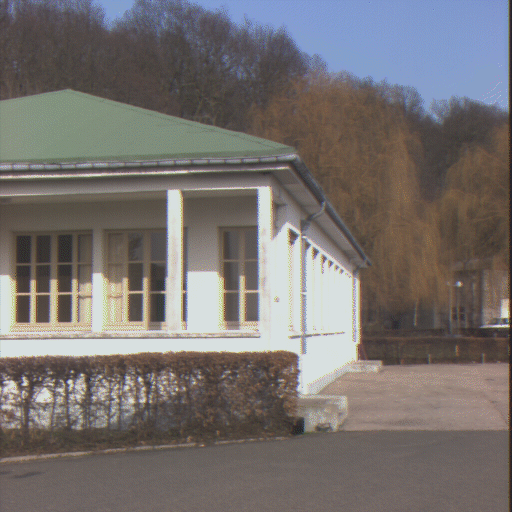
%> input picture computer vision/exercise/ex6/ex6/batinria0.tif, 512 x 512 px
$ octave main.m   (GNU Octave 9; MATLAB toolbox functions it lacks are replaced by stand-ins)
%> lines starting %> are read from the running program, lines starting %| are printed output that depends on the picture
### computer vision/exercise/ex6/ex6/reconstruction.m
function reconstruction(R, T, x1, y1, x2, y2, nPoints)
% reconstruction the 3-D coordinate system

% construct the matrix M

M = zeros(3 * nPoints, nPoints + 1);

for i=1:nPoints
    M(3*i-2:3*i, i) = hat([x2(i), y2(i), 1]') * R * [x1(i), y1(i), 1]';
    M(3*i-2:3*i, nPoints + 1) = hat([x2(i), y2(i), 1]') * T;
end


% matlab automatically change it into a decreasing order
[V, D] = eig(M' * M);
lambda1 = V(1:nPoints, 1);
gamma = V(nPoints+1, 1);

% Determine correct combination of R and T:
% If you use the predefined point pairs, only checking lambda1 will give
% you three solutions. Two of them are incorrect, which can be seen if you
% show the reconstructed 3D points also in the second camera coordinate system.
% You will find some points have negative depth there.

if lambda1 >= zeros(nPoints, 1)
    display(R);
    display(T);
    display(lambda1);
    % Visualize the 3D points in the first camera coordinate system:
    figure; plot3(lambda1.*x1,lambda1.*y1,lambda1,'b+');
    axis equal; xlabel('x'); ylabel('y'); zlabel('z');

    % Visualize the 3D points in the second camera coordinate system.
    figure; hold on;
    axis equal; xlabel('x'); ylabel('y'); zlabel('z');

    for i = 1:nPoints
        X2 = lambda1(i)*R*[x1(i); y1(i); 1] + gamma*T; % Slide 17
        display(X2);
        plot3(X2(1), X2(2), X2(3), 'g+');
    end

    hold off;
end


end

function [x_hat] = hat(x)

x_hat = [0, -x(3), x(2); x(3), 0, -x(1); -x(2), x(1), 0];

end

### computer vision/exercise/ex6/ex6/getpoints2.m
function [ x1, y1, x2, y2 ] = getpoints2()

% get predefined points


x1 = [
   10.0000
   92.0000
    8.0000
   92.0000
  289.0000
  354.0000
  289.0000
  353.0000
   69.0000
  294.0000
   44.0000
  336.0000
  ];

y1 = [
  232.0000
  230.0000
  334.0000
  333.0000
  230.0000
  278.0000
  340.0000
  332.0000
   90.0000
  149.0000
  475.0000
  433.0000
    ];

x2 = [
  123.0000
  203.0000
  123.0000
  202.0000
  397.0000
  472.0000
  398.0000
  472.0000
  182.0000
  401.0000
  148.0000
  447.0000
    ];

y2 = [
  239.0000
  237.0000
  338.0000
  338.0000
  236.0000
  286.0000
  348.0000
  341.0000
   99.0000
  153.0000
  471.0000
  445.0000
    ];

end

### computer vision/exercise/ex6/ex6/main.m
%read the image

image1 = double(imread('batinria0.tif'));
image2 = double(imread('batinria1.tif'));
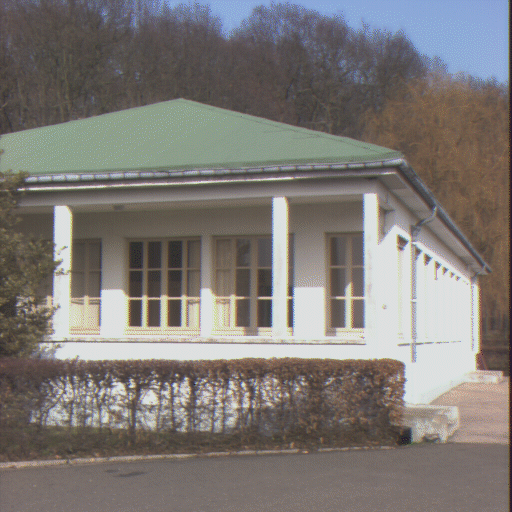
%> input picture computer vision/exercise/ex6/ex6/batinria1.tif, 512 x 512 px

nPoints = 12;

[x1, y1, x2, y2] = getpoints2();

figure
imshow(uint8(image1));
hold on
plot(x1, y1, 'r+');
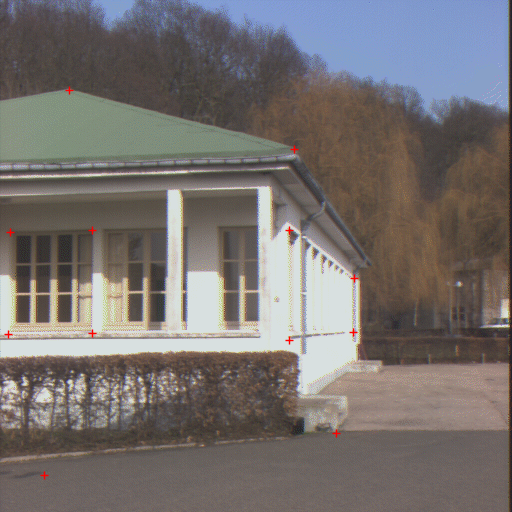
%> figure redrawn from the program's plot data
hold off

figure
imshow(uint8(image2));
hold on
plot(x2, y2, 'r+');
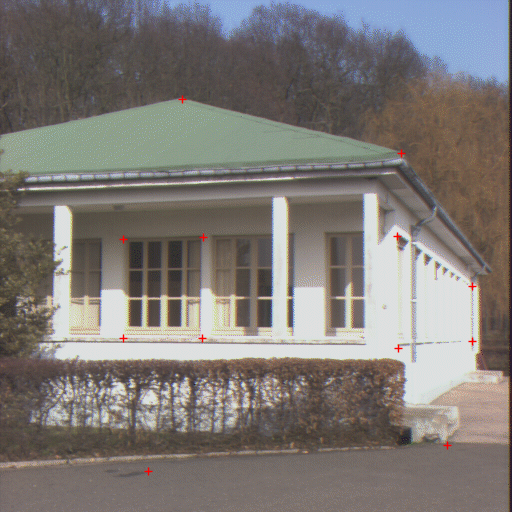
%> figure redrawn from the program's plot data
hold off

% Intrinsic camera parameter matrices
K1 = [844.310547 0 243.413315; 0 1202.508301 281.529236; 0 0 1];
K2 = [852.721008 0 252.021805; 0 1215.657349 288.587189; 0 0 1];

% compute an approximation of the essential matrix

% construct the Ki matrix

% Attention! The coordinate we will use as x1, x2 are not IMAGE COORDINATE!
% But a 3-D point, but according to the set of the PREIMAGE, we can regard
% the z-axis of x1, x2 as 1, just to modify lambda

% compute X
for i=1:nPoints
    l = K1^-1 * [x1(i), y1(i), 1]';
    r = K2^-1 * [x2(i), y2(i), 1]';
    % without a typical lambda, we just got the X with the z-axis as 1
    x1(i) = l(1);
    y1(i) = l(2);
    x2(i) = r(1);
    y2(i) = r(2);
end

Ki = zeros(12, 9);
for i=1:nPoints
    a = kron([x1(i), y1(i), 1]', [x2(i), y2(i), 1]');
    Ki(i, :) = a(:);
end

% svd decomposition and unstack E_s to get E

[u_ki, s_ki, v_ki] = svd(Ki);

E_s = zeros(9, 1);
E_s(:) = v_ki(:, 9);
E = reshape(E_s, 3,3);

% svd decomposition of E

[u_e, s_e, v_e] = svd(E);
diaganal = diag(s_e);
diaganal = sort(diaganal);
sigma = 0.5 * (diaganal(2) + diaganal(3));

% projection onto unit essential space
Sigma = diag([1, 1, 0]);
E_projection = u_e * Sigma * v_e';


Rz_1 = [0, -1, 0; 1, 0, 0; 0, 0, 1];
Rz_2 = [0, 1, 0; -1, 0, 0; 0, 0, 1];

% there are 4 possible solution

R_1 = u_e * Rz_1' * v_e';
R_2 = u_e * Rz_2' * v_e';

T_hat1 = u_e * Rz_1 * Sigma * u_e';
T_hat2 = u_e * Rz_2 * Sigma * u_e';

T_1 = [-T_hat1(2, 3), T_hat1(1, 3), -T_hat1(1, 2)]';
T_2 = [-T_hat2(2, 3), T_hat2(1, 3), -T_hat2(1, 2)]';

reconstruction(R_1, T_1, x1, y1, x2, y2, 12);
%> in reconstruction, `zlabel('z')`:
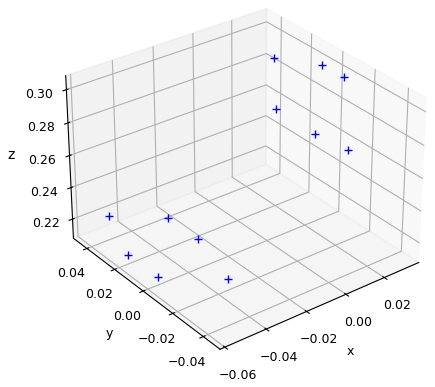
%> figure redrawn from the program's plot data
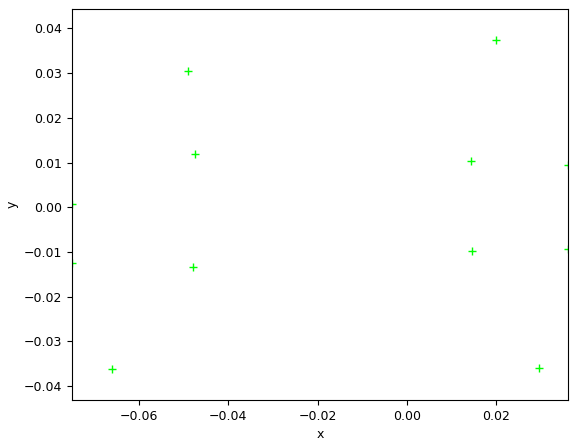
%> figure redrawn from the program's plot data
reconstruction(R_1, T_2, x1, y1, x2, y2, 12);
reconstruction(R_2, T_1, x1, y1, x2, y2, 12);
%> call 3 of reconstruction, with T = [-0.443; -0.0166; 0.897], nPoints = 12
%> in reconstruction (call 3), `zlabel('z')`:
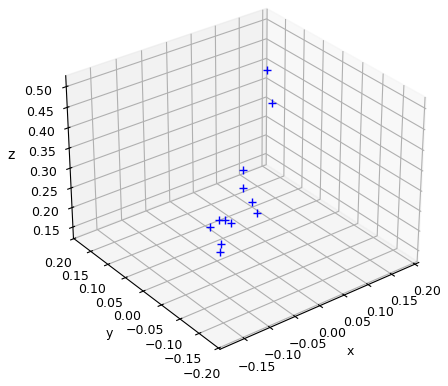
%> figure redrawn from the program's plot data
reconstruction(R_2, T_2, x1, y1, x2, y2, 12);
